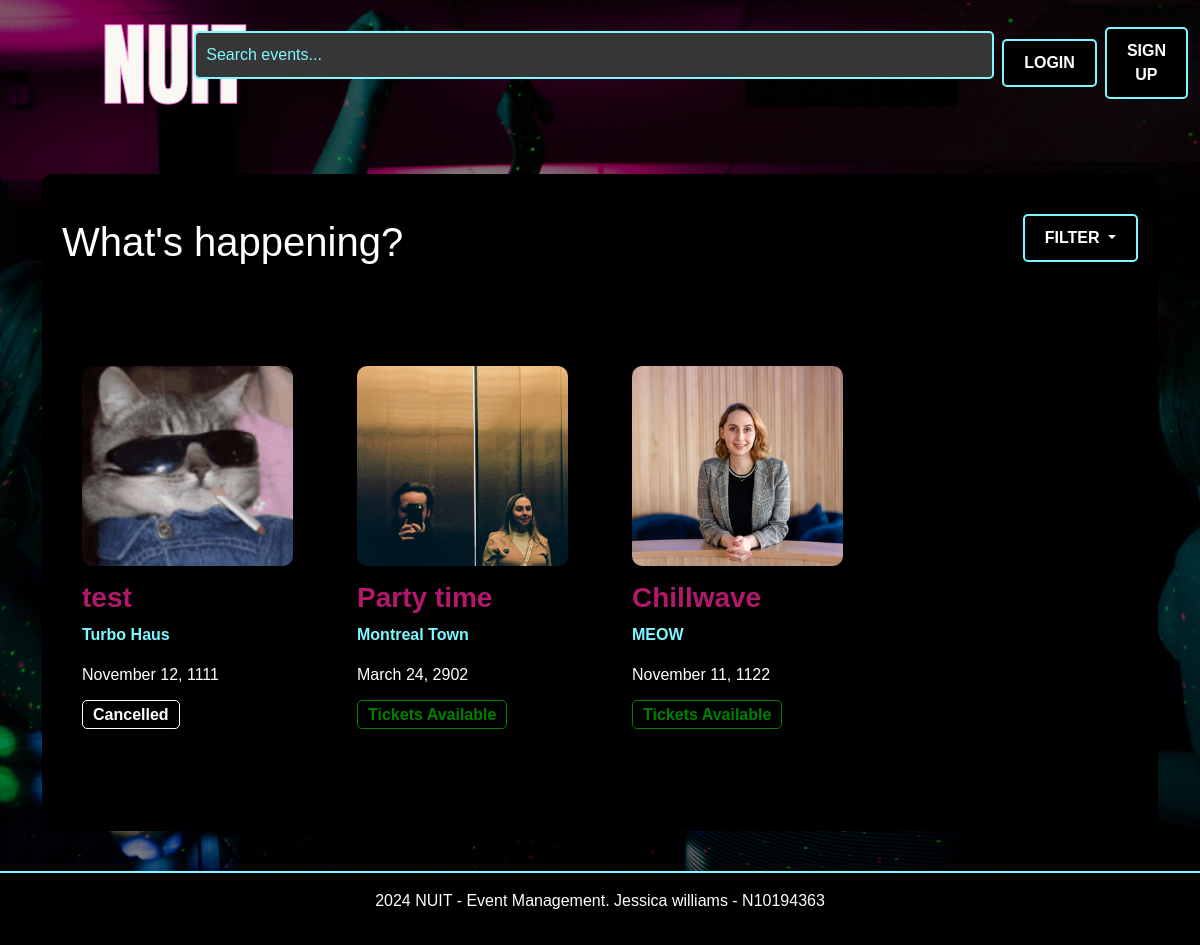
Before: / with the older database file.
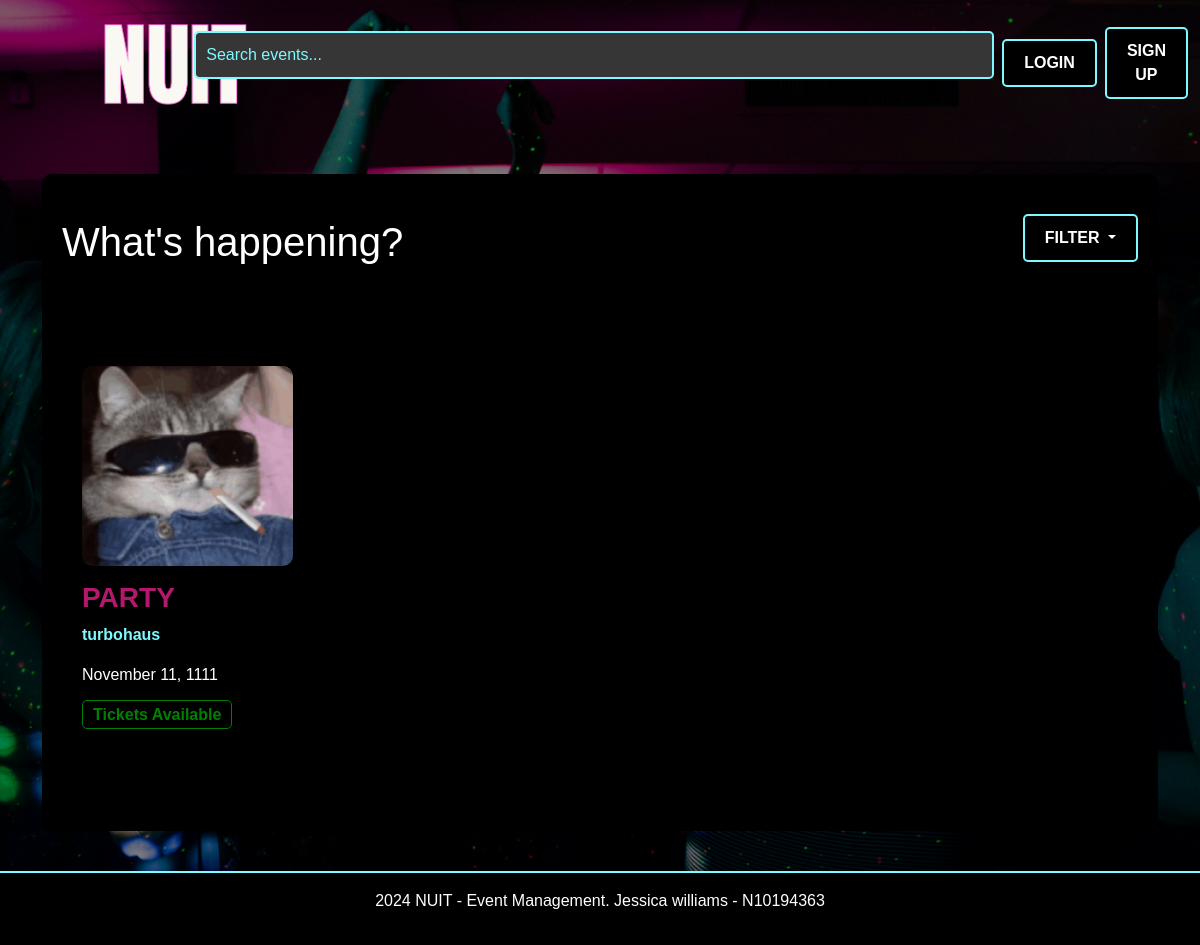
After: the same page with the newer database file.
### website/models.py (models this page shows, shortened)
class Event(db.Model):
    id = db.Column(db.Integer, primary_key=True)
    name = db.Column(db.String(100), nullable=False)
    location = db.Column(db.String(100), nullable=False)
    date = db.Column(db.DateTime, nullable=False)
    description = db.Column(db.Text, nullable=True)
    available_tickets = db.Column(db.Integer, nullable=False)
    categories = db.Column(db.String(200), nullable=False)
    status = db.Column(db.String(200), default="Tickets available", nullable=False)
    image = db.Column(db.String(100), nullable=True)
    creator_id = db.Column(db.Integer, db.ForeignKey('user.id'), nullable=False)
    comments = db.relationship('Comment', backref='event', lazy=True)
    bookings = db.relationship('Booking', backref='event', lazy=True)

### website/views.py (the view)
@main_bp.route('/')
def index():
    register_form = RegistrationForm ()
    login_form = LoginForm()
    selected_categories = request.args.getlist('categories')
    search_query = request.args.get('search')
    events_query = Event.query
    if search_query:
        events_query = events_query.filter(
            (Event.name.ilike(f'%{search_query}%')) |
            (Event.description.ilike(f'%{search_query}%'))
        )
    if selected_categories:
        events_query = events_query.filter(Event.categories.in_(selected_categories)).all()
    events = events_query.all()
    return render_template('index.html', register_form=register_form, login_form=login_form, events=events)

### website/forms.py
class RegistrationForm (FlaskForm):
    first_name = StringField("First Name", validators=[InputRequired()])
    last_name = StringField("Last Name", validators=[InputRequired()])
    email = StringField("Email", validators=[InputRequired(), Email()])
    password = PasswordField("Password", validators=[InputRequired()])
    contact_number = StringField("Contact Number", validators=[
        InputRequired(),
        Length(min=10, max=15)
    ])
    street_address = StringField("Street Address", validators=[InputRequired()])
    submit = SubmitField("Register")

class LoginForm(FlaskForm):
    email = StringField("Email", validators=[InputRequired(), Email()])
    password = PasswordField("Password", validators=[InputRequired()])
    submit = SubmitField("Login")

### website/templates/index.html (shortened to what this page needs)
{% extends "base.html" %} {% from "bootstrap5/form.html" import render_form %}
{% block content %}
<div class="container mt-5">
    <div class="section-background">
      <div class="d-flex justify-content-between align-items-center">
        <h1>What's happening?</h1>
            <div class="dropdown">
              <form method="GET" action="{{ url_for('main.index') }}">
                <button
                  class="btn btn-secondary dropdown-toggle"
                  type="button"
                  id="filterDropdown"
                  data-bs-toggle="dropdown"
                  aria-expanded="false"
                >
                  Filter
                </button>
              </form>
        </div>
      </div>
        <div class="row mt-5">
          {% for event in events %}
          <div class="col-lg-3 col-md-6 col-sm-12 mb-4">
            <div class="event-card">
              <a href="{{ url_for('main.event_details', event_id=event.id) }}">
                <img
                  src="{{ url_for('static', filename='img/' + event.image.replace('website/static/img', '')) }}"
                  class="img-fluid"
                  alt="{{ event.name }}"
                />
              </a>
              <h3>{{ event.name }}</h3>
              <p class="location">{{ event.location }}</p>
              <p>{{ event.date.strftime('%B %d, %Y') }}</p>
              {% if event.status == 'Sold Out' %}
              <span class="event-status status-sold-out">Sold Out</span>
              {% elif event.status == 'Tickets Available' %}
              <span class="event-status status-open">Tickets Available</span>
              {% elif event.status == 'Cancelled' %}
              <span class="event-status status-cancelled">Cancelled</span>
              {% elif event.status == 'Inactive' %}
              <span class="event-status status-inactive">Inactive</span>
              {% endif %}
            </div>
          </div>
          {% endfor %}
        </div>
      </div>
    </div>
  {% endblock %}

### website/templates/base.html (shortened to what this page needs)
<html>
  <head>
    <link
      href="https://cdn.jsdelivr.net/npm/bootstrap@5.3.2/dist/css/bootstrap.min.css"
      rel="stylesheet"
    />
    <link
      rel="stylesheet"
      href="{{ url_for('static', filename='css/styles.css') }}"
    />
  </head>
  <body>
    <header>
      <nav class="navbar navbar-expand-lg navbar-dark bg-dark">
        <div
          class="container-fluid d-flex justify-content-between align-items-center"
        >
          <a class="navbar-brand" href="{{ url_for('main.index') }}">
            <img src="static/img/logo.png" alt="Nuit Logo" class="logo" />
          </a>
          <form method="GET" action="{{ url_for('main.index') }}"class="d-flex mx-auto">
            <input
              class="form-control"
              type="search"
              name="search"
              placeholder="Search events..."
              aria-label="Search"
              style="width: 800px"
            />
          </form>
          {% if current_user.is_authenticated %}
          <div class="d-flex ms-2">
            <a href="{{ url_for('main.create_event') }}">
              <button class="btn">Create Event +</button>
            </a>
          </div>
          <div class="d-flex ms-2">
            <a href="{{ url_for('main.user_events') }}" class="btn"
              >My Events</a
            >
          </div>
          <div class="d-flex ms-2">
            <a href="{{ url_for('main.booking_history') }}" class="btn"
              >Booking History</a
            >
          </div>
          <div class="d-flex ms-2">
            <a href="{{ url_for('auth.logout') }}" class="btn">Log Out</a>
          </div>
          {% else %}
          <div class="d-flex ms-2">
            <button
              type="button"
              class="btn btn-filter"
              data-bs-toggle="modal"
              data-bs-target="#loginModal"
            >
              Login
            </button>
          </div>
          <div class="d-flex ms-2">
            <button
              type="button"
              class="btn"
              data-bs-toggle="modal"
              data-bs-target="#registerModal"
            >
              SIGN UP
            </button>
            {% endif %}
          </div>
        </div>
      </nav>
    </header>
    {% block content %} {% endblock %}
    <footer class="footer bg-dark text-white text-center py-3 mt-auto">
      <p>2024 NUIT - Event Management. Jessica williams - N10194363</p>
    </footer>
  </body>
</html>

### website/static/css/styles.css (style rules this page uses)
body, h1, h2, h3, h4, h5, h6, p, a, button, input, footer, .search-bar { font-family: Verdana, Geneva, sans-serif; }
h3,h4 { color: rgb(179, 24, 109); font-weight: bold; }
html, body { height: 100%; margin: 0; }
body { display: flex; flex-direction: column; justify-content: space-between; }
.navbar { background-color: transparent !important; border: none; }
.logo { height: 100px; width: auto; max-width: 100%; margin-left: 80px; margin-right: 20px; }
.btn { background-color: #000000; color: white; border: 2px solid rgb(125, 249, 255); padding: 10px 20px; border-radius: 5px; font-weight: bold; text-transform: uppercase; transition: background-color 0.3s ease, border-color 0.3s ease; }
.event-status { font-weight: bold; padding: 5px 10px; border-radius: 5px; background-color: black; border: 1px solid; }
.status-open { color: green; border-color: green; }
.event-card { background-color: #000000; border-radius: 10px; padding: 20px; margin: 20px 0; }
.event-card img { width: 100%; height: 200px; object-fit: cover; border-radius: 10px; margin-bottom: 15px; }
.location { color: #7DF9FF; font-weight: bold; }
body { background-image: url('../img/background.jpg'); background-size: cover; background-position: center; background-repeat: no-repeat; background-attachment: fixed; color: white; position: relative; z-index: 0; }
body::before { content: ""; position: fixed; top: 0; left: 0; width: 100%; height: 100%; background-color: rgba(0, 0, 0, 0.5); z-index: -1; }
.section-background { background-color: black; padding: 40px 20px; margin-bottom: 40px; border-radius: 10px; }
.footer { background-color: #000000 !important; color: white !important; padding: 20px; text-align: center; border-top: 2px solid #7DF9FF; flex-shrink: 0; }
.form-control { background-color: rgb(54, 54, 54); color: #7DF9FF; border: 2px solid #7DF9FF; border-radius: 5px; padding: 10px; }
.form-control::placeholder { color: #7DF9FF; }

Changed rows visible on the page:
removed Event: image (picture), name "Party time", location "Montreal Town", date "March 24, 2902", shows "Tickets Available"
removed Event: image (picture), name "Chillwave", location "MEOW", date "November 11, 1122", shows "Tickets Available"
changed Event: name "test" → "PARTY"; location "Turbo Haus" → "turbohaus"; date "November 12, 1111" → "November 11, 1111"; status "Cancelled" → "Tickets Available"
